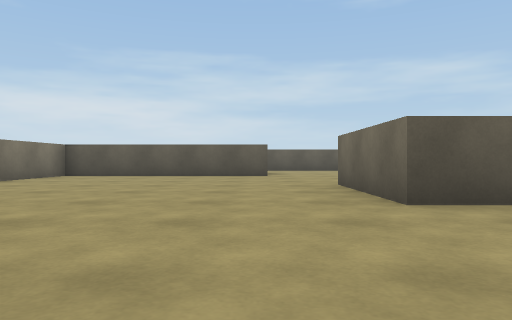
[1] (above)

15 first-person views from a walk through a 3-D level made in the Unity game engine. The camera is 0.38 m above the floor, looks level and sees 70° across. The floor is counted in squares, 1 m on a side. Each view is taken from the middle of a square. On the plan, view 1 faces up. The plan holds only what a view shows up to about 9 squares ahead; the rest is blank. The player is left out.

[2]
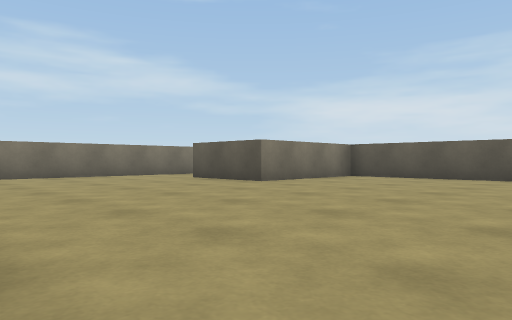

[3]
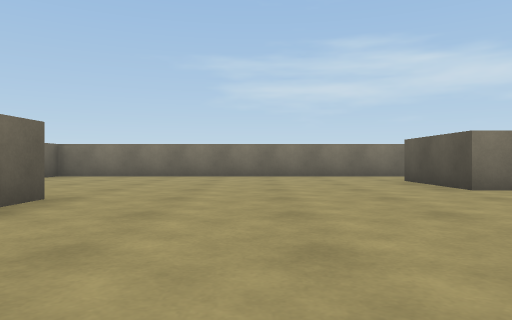

[4]
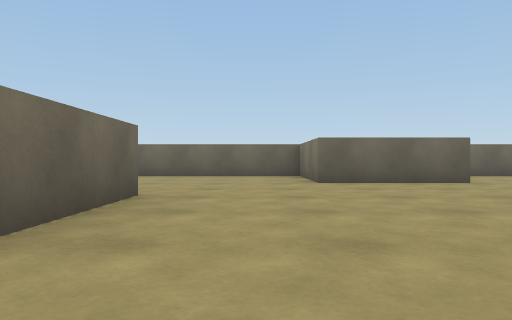

[5]
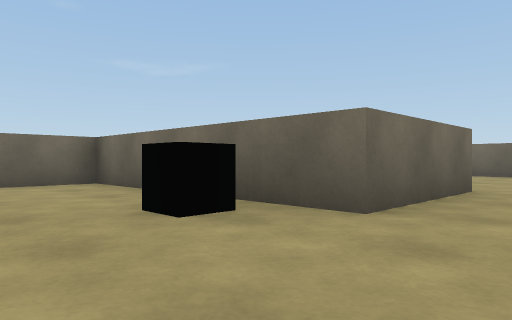

[6]
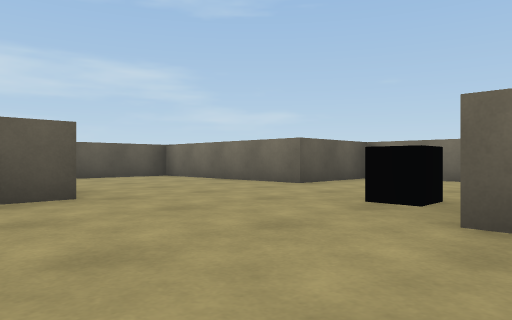

[7]
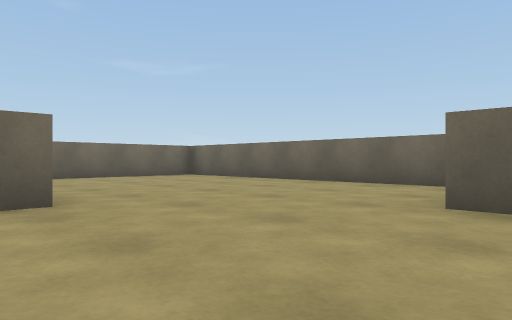

[8]
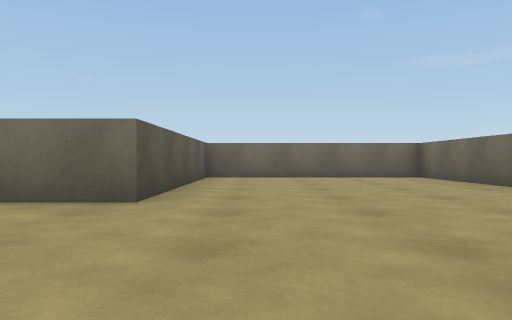

[9]
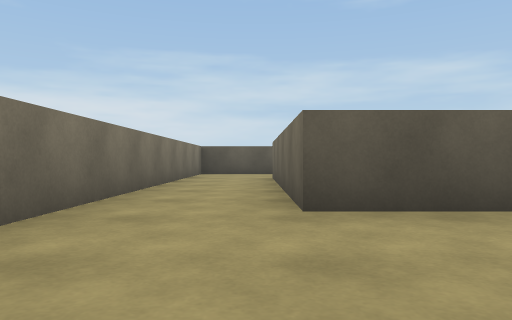

[10]
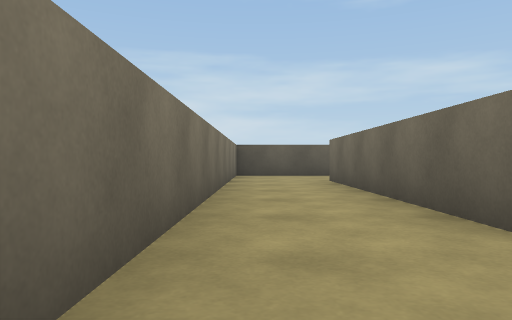

[11]
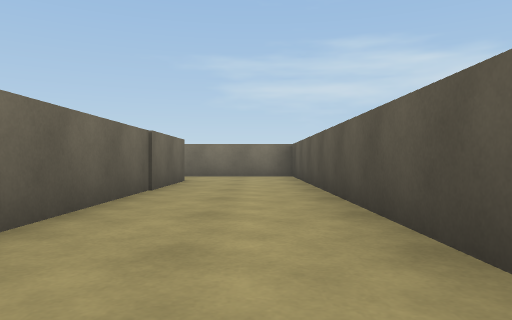

[12]
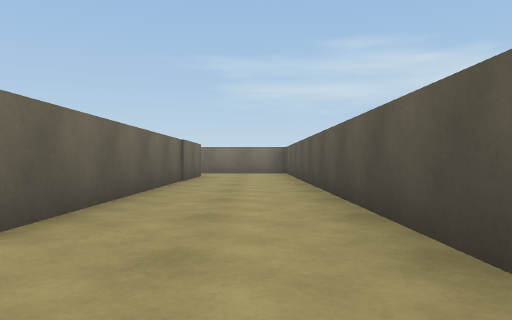

[13]
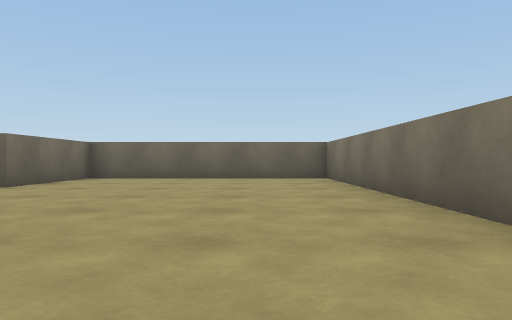

[14]
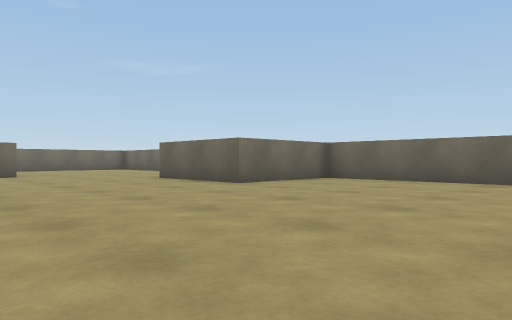

[15]
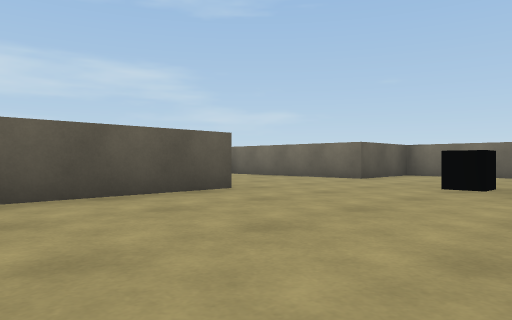

### Floor plan
Points are (right, up) in squares from view 1. A wall is a line through its corners. A room is listed if a view was taken in it or the views show most of it. See-through windows are left out.
Room 1 (views 1, 2, 3, 4, 5, 6, 7, 8, 9, 10, 11, 12, 13, 14, 15)
walls: (0.4, 8.7) (-4.6, 8.7) (-4.6, 5.7) (-6.7, 5.7) (-6.7, 10.7) (0.1, 10.7); (-1.1, -1.6) (6, -1.6) (6, 3.1) (1.3, 3.1) (1.3, 5.6) (6, 5.6) (6, 8.7) (3.8, 8.7) (3.8, 12.9) (-8.5, 12.9) (-8.5, -1.6) (-3.5, -1.6)
objects: block (-3, -1) to (-1, 1); other object (2, 6)

Where each view was taken, in squares from view 1:
view 1: 0 up, 0 right, facing up
view 2: 1 up, 0 right, facing up-left
view 3: 3 up, 0 right, facing left
view 4: 7 up, 0 right, facing down
view 5: 8 up, 0 right, facing down-right
view 6: 5 up, 1 left, facing up-right
view 7: 4 up, 2 left, facing down-right
view 8: 2 up, 2 left, facing right
view 9: 3 up, 7 left, facing up
view 10: 4 up, 8 left, facing up
view 11: 12 up, 0 right, facing left
view 12: 12 up, 2 right, facing left
view 13: 6 up, 7 left, facing down
view 14: 5 up, 8 left, facing down-right
view 15: 5 up, 3 left, facing up-right
